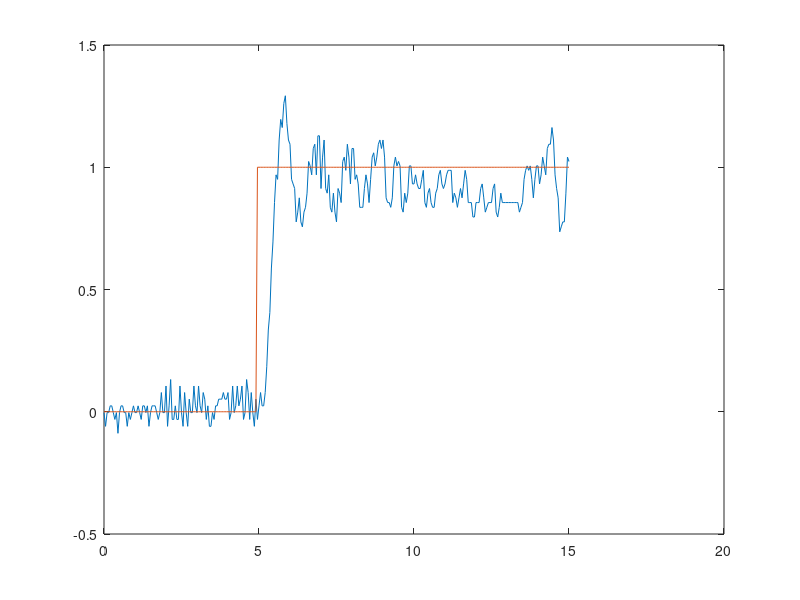

Recreate this plot in MATLAB.
stepARX=[-0.003450, 0.000000, 0.003450;
-0.059597, 0.000000, 0.059597;
-0.003450, 0.000000, 0.003450;
-0.003450, 0.000000, 0.003450;
0.024178, 0.000000, -0.024178;
0.024178, 0.000000, -0.024178;
-0.003450, 0.000000, 0.003450;
-0.031375, 0.000000, 0.031375;
-0.003450, 0.000000, 0.003450;
-0.088125, 0.000000, 0.088125;
-0.003450, 0.000000, 0.003450;
0.024178, 0.000000, -0.024178;
0.024178, 0.000000, -0.024178;
-0.003450, 0.000000, 0.003450;
-0.003450, 0.000000, 0.003450;
-0.059597, 0.000000, 0.059597;
-0.003450, 0.000000, 0.003450;
-0.031375, 0.000000, 0.031375;
-0.003450, 0.000000, 0.003450;
0.024178, 0.000000, -0.024178;
-0.003450, 0.000000, 0.003450;
-0.003450, 0.000000, 0.003450;
0.024178, 0.000000, -0.024178;
-0.003450, 0.000000, 0.003450;
-0.031375, 0.000000, 0.031375;
0.024178, 0.000000, -0.024178;
0.024178, 0.000000, -0.024178;
-0.003450, 0.000000, 0.003450;
0.024178, 0.000000, -0.024178;
-0.059597, 0.000000, 0.059597;
-0.003450, 0.000000, 0.003450;
0.024178, 0.000000, -0.024178;
0.024178, 0.000000, -0.024178;
0.024178, 0.000000, -0.024178;
-0.003450, 0.000000, 0.003450;
-0.031375, 0.000000, 0.031375;
-0.003450, 0.000000, 0.003450;
0.078569, 0.000000, -0.078569;
-0.003450, 0.000000, 0.003450;
-0.003450, 0.000000, 0.003450;
0.105339, 0.000000, -0.105339;
-0.059597, 0.000000, 0.059597;
0.024178, 0.000000, -0.024178;
0.131834, 0.000000, -0.131834;
-0.031375, 0.000000, 0.031375;
-0.031375, 0.000000, 0.031375;
0.024178, 0.000000, -0.024178;
-0.031375, 0.000000, 0.031375;
-0.031375, 0.000000, 0.031375;
0.105339, 0.000000, -0.105339;
-0.003450, 0.000000, 0.003450;
-0.059597, 0.000000, 0.059597;
0.078569, 0.000000, -0.078569;
-0.003450, 0.000000, 0.003450;
-0.059597, 0.000000, 0.059597;
0.051515, 0.000000, -0.051515;
-0.003450, 0.000000, 0.003450;
-0.003450, 0.000000, 0.003450;
0.105339, 0.000000, -0.105339;
0.024178, 0.000000, -0.024178;
-0.003450, 0.000000, 0.003450;
0.105339, 0.000000, -0.105339;
0.024178, 0.000000, -0.024178;
-0.003450, 0.000000, 0.003450;
0.078569, 0.000000, -0.078569;
0.051515, 0.000000, -0.051515;
-0.031375, 0.000000, 0.031375;
0.024178, 0.000000, -0.024178;
-0.059597, 0.000000, 0.059597;
-0.059597, 0.000000, 0.059597;
-0.003450, 0.000000, 0.003450;
-0.031375, 0.000000, 0.031375;
0.024178, 0.000000, -0.024178;
0.024178, 0.000000, -0.024178;
0.051515, 0.000000, -0.051515;
0.051515, 0.000000, -0.051515;
0.051515, 0.000000, -0.051515;
0.078569, 0.000000, -0.078569;
0.051515, 0.000000, -0.051515;
0.051515, 0.000000, -0.051515;
0.078569, 0.000000, -0.078569;
-0.031375, 0.000000, 0.031375;
-0.003450, 0.000000, 0.003450;
0.105339, 0.000000, -0.105339;
-0.003450, 0.000000, 0.003450;
0.024178, 0.000000, -0.024178;
0.105339, 0.000000, -0.105339;
0.024178, 0.000000, -0.024178;
0.051515, 0.000000, -0.051515;
0.105339, 0.000000, -0.105339;
-0.031375, 0.000000, 0.031375;
-0.003450, 0.000000, 0.003450;
0.131834, 0.000000, -0.131834;
0.078569, 0.000000, -0.078569;
-0.031375, 0.000000, 0.031375;
0.078569, 0.000000, -0.078569;
-0.003450, 0.000000, 0.003450;
-0.059597, 0.000000, 0.059597;
0.051515, 0.000000, -0.051515;
-0.031375, 1.000000, 1.031375;
0.024178, 1.000000, 0.975822;
0.078569, 1.000000, 0.921431;
0.024178, 1.000000, 0.975822;
0.024178, 1.000000, 0.975822;
0.078569, 1.000000, 0.921431;
0.184011, 1.000000, 0.815989;
0.334322, 1.000000, 0.665678;
0.406168, 1.000000, 0.593832;
0.587846, 1.000000, 0.412154;
0.694607, 1.000000, 0.305393;
0.855585, 1.000000, 0.144415;
0.969022, 1.000000, 0.030978;
0.950526, 1.000000, 0.049474;
1.111435, 1.000000, -0.111435;
1.195718, 1.000000, -0.195718;
1.162423, 1.000000, -0.162423;
1.260705, 1.000000, -0.260705;
1.292418, 1.000000, -0.292418;
1.179138, 1.000000, -0.179138;
1.111435, 1.000000, -0.111435;
1.094155, 1.000000, -0.094155;
0.950526, 1.000000, 0.049474;
0.931866, 1.000000, 0.068134;
0.913049, 1.000000, 0.086951;
0.776551, 1.000000, 0.223449;
0.816422, 1.000000, 0.183578;
0.874910, 1.000000, 0.125090;
0.776551, 1.000000, 0.223449;
0.756343, 1.000000, 0.243657;
0.816422, 1.000000, 0.183578;
0.836090, 1.000000, 0.163910;
0.894062, 1.000000, 0.105938;
1.023565, 1.000000, -0.023565;
1.005538, 1.000000, -0.005538;
0.969022, 1.000000, 0.030978;
1.076732, 1.000000, -0.076732;
1.094155, 1.000000, -0.094155;
0.969022, 1.000000, 0.030978;
1.128574, 1.000000, -0.128574;
1.128574, 1.000000, -0.128574;
0.913049, 1.000000, 0.086951;
1.041439, 1.000000, -0.041439;
1.111435, 1.000000, -0.111435;
0.913049, 1.000000, 0.086951;
0.894062, 1.000000, 0.105938;
0.969022, 1.000000, 0.030978;
0.836090, 1.000000, 0.163910;
0.816422, 1.000000, 0.183578;
0.894062, 1.000000, 0.105938;
0.816422, 1.000000, 0.183578;
0.776551, 1.000000, 0.223449;
0.913049, 1.000000, 0.086951;
0.894062, 1.000000, 0.105938;
0.855585, 1.000000, 0.144415;
1.023565, 1.000000, -0.023565;
1.041439, 1.000000, -0.041439;
0.987357, 1.000000, 0.012643;
1.094155, 1.000000, -0.094155;
1.041439, 1.000000, -0.041439;
0.931866, 1.000000, 0.068134;
1.076732, 1.000000, -0.076732;
1.076732, 1.000000, -0.076732;
0.950526, 1.000000, 0.049474;
0.969022, 1.000000, 0.030978;
0.931866, 1.000000, 0.068134;
0.836090, 1.000000, 0.163910;
0.836090, 1.000000, 0.163910;
0.836090, 1.000000, 0.163910;
0.913049, 1.000000, 0.086951;
0.969022, 1.000000, 0.030978;
0.931866, 1.000000, 0.068134;
0.855585, 1.000000, 0.144415;
0.950526, 1.000000, 0.049474;
1.041439, 1.000000, -0.041439;
1.059158, 1.000000, -0.059158;
1.005538, 1.000000, -0.005538;
1.041439, 1.000000, -0.041439;
1.094155, 1.000000, -0.094155;
1.111435, 1.000000, -0.111435;
1.076732, 1.000000, -0.076732;
1.111435, 1.000000, -0.111435;
1.041439, 1.000000, -0.041439;
0.874910, 1.000000, 0.125090;
0.855585, 1.000000, 0.144415;
0.855585, 1.000000, 0.144415;
0.836090, 1.000000, 0.163910;
0.874910, 1.000000, 0.125090;
1.005538, 1.000000, -0.005538;
1.041439, 1.000000, -0.041439;
1.005538, 1.000000, -0.005538;
1.023565, 1.000000, -0.023565;
1.005538, 1.000000, -0.005538;
0.836090, 1.000000, 0.163910;
0.816422, 1.000000, 0.183578;
0.894062, 1.000000, 0.105938;
0.855585, 1.000000, 0.144415;
0.894062, 1.000000, 0.105938;
1.005538, 1.000000, -0.005538;
1.005538, 1.000000, -0.005538;
0.931866, 1.000000, 0.068134;
0.931866, 1.000000, 0.068134;
0.969022, 1.000000, 0.030978;
0.931866, 1.000000, 0.068134;
0.913049, 1.000000, 0.086951;
0.913049, 1.000000, 0.086951;
0.950526, 1.000000, 0.049474;
0.987357, 1.000000, 0.012643;
0.855585, 1.000000, 0.144415;
0.836090, 1.000000, 0.163910;
0.894062, 1.000000, 0.105938;
0.913049, 1.000000, 0.086951;
0.855585, 1.000000, 0.144415;
0.836090, 1.000000, 0.163910;
0.836090, 1.000000, 0.163910;
0.894062, 1.000000, 0.105938;
0.913049, 1.000000, 0.086951;
0.969022, 1.000000, 0.030978;
0.987357, 1.000000, 0.012643;
0.931866, 1.000000, 0.068134;
0.913049, 1.000000, 0.086951;
0.931866, 1.000000, 0.068134;
0.969022, 1.000000, 0.030978;
0.987357, 1.000000, 0.012643;
0.987357, 1.000000, 0.012643;
0.987357, 1.000000, 0.012643;
0.855585, 1.000000, 0.144415;
0.894062, 1.000000, 0.105938;
0.874910, 1.000000, 0.125090;
0.836090, 1.000000, 0.163910;
0.874910, 1.000000, 0.125090;
0.913049, 1.000000, 0.086951;
0.874910, 1.000000, 0.125090;
0.931866, 1.000000, 0.068134;
0.987357, 1.000000, 0.012643;
0.950526, 1.000000, 0.049474;
0.855585, 1.000000, 0.144415;
0.855585, 1.000000, 0.144415;
0.855585, 1.000000, 0.144415;
0.796576, 1.000000, 0.203424;
0.796576, 1.000000, 0.203424;
0.855585, 1.000000, 0.144415;
0.855585, 1.000000, 0.144415;
0.855585, 1.000000, 0.144415;
0.913049, 1.000000, 0.086951;
0.931866, 1.000000, 0.068134;
0.874910, 1.000000, 0.125090;
0.816422, 1.000000, 0.183578;
0.836090, 1.000000, 0.163910;
0.855585, 1.000000, 0.144415;
0.855585, 1.000000, 0.144415;
0.855585, 1.000000, 0.144415;
0.913049, 1.000000, 0.086951;
0.931866, 1.000000, 0.068134;
0.816422, 1.000000, 0.183578;
0.796576, 1.000000, 0.203424;
0.836090, 1.000000, 0.163910;
0.894062, 1.000000, 0.105938;
0.855585, 1.000000, 0.144415;
0.855585, 1.000000, 0.144415;
0.855585, 1.000000, 0.144415;
0.855585, 1.000000, 0.144415;
0.855585, 1.000000, 0.144415;
0.855585, 1.000000, 0.144415;
0.855585, 1.000000, 0.144415;
0.855585, 1.000000, 0.144415;
0.855585, 1.000000, 0.144415;
0.855585, 1.000000, 0.144415;
0.855585, 1.000000, 0.144415;
0.816422, 1.000000, 0.183578;
0.836090, 1.000000, 0.163910;
0.855585, 1.000000, 0.144415;
0.950526, 1.000000, 0.049474;
0.987357, 1.000000, 0.012643;
1.005538, 1.000000, -0.005538;
0.987357, 1.000000, 0.012643;
1.005538, 1.000000, -0.005538;
0.950526, 1.000000, 0.049474;
0.874910, 1.000000, 0.125090;
0.950526, 1.000000, 0.049474;
1.005538, 1.000000, -0.005538;
1.005538, 1.000000, -0.005538;
0.931866, 1.000000, 0.068134;
0.969022, 1.000000, 0.030978;
1.041439, 1.000000, -0.041439;
1.005538, 1.000000, -0.005538;
0.969022, 1.000000, 0.030978;
1.076732, 1.000000, -0.076732;
1.094155, 1.000000, -0.094155;
1.094155, 1.000000, -0.094155;
1.162423, 1.000000, -0.162423;
1.111435, 1.000000, -0.111435;
0.969022, 1.000000, 0.030978;
0.913049, 1.000000, 0.086951;
0.874910, 1.000000, 0.125090;
0.735952, 1.000000, 0.264048;
0.756343, 1.000000, 0.243657;
0.776551, 1.000000, 0.223449;
0.776551, 1.000000, 0.223449;
0.894062, 1.000000, 0.105938;
1.041439, 1.000000, -0.041439;
1.023565, 1.000000, -0.023565;
1.005538, 1.000000, -0.005538;
1.128574, 1.000000, -0.128574;
1.128574, 1.000000, -0.128574;
1.094155, 1.000000, -0.094155;
1.179138, 1.000000, -0.179138;
1.244655, 1.000000, -0.244655;
1.179138, 1.000000, -0.179138;
1.111435, 1.000000, -0.111435;
1.059158, 1.000000, -0.059158;
1.005538, 1.000000, -0.005538;
0.931866, 1.000000, 0.068134;
0.987357, 1.000000, 0.012643;
1.094155, 1.000000, -0.094155;
1.005538, 1.000000, -0.005538;
0.987357, 1.000000, 0.012643;
1.041439, 1.000000, -0.041439;
0.987357, 1.000000, 0.012643;
1.111435, 1.000000, -0.111435;
1.195718, 1.000000, -0.195718;
1.059158, 1.000000, -0.059158;
0.987357, 1.000000, 0.012643;
1.094155, 1.000000, -0.094155;
1.076732, 1.000000, -0.076732;
0.987357, 1.000000, 0.012643;
1.094155, 1.000000, -0.094155;
1.041439, 1.000000, -0.041439;
0.913049, 1.000000, 0.086951;
0.969022, 1.000000, 0.030978;
0.987357, 1.000000, 0.012643;
0.874910, 1.000000, 0.125090;
0.950526, 1.000000, 0.049474;
0.950526, 1.000000, 0.049474;
0.874910, 1.000000, 0.125090;
0.931866, 1.000000, 0.068134;
0.950526, 1.000000, 0.049474;
0.894062, 1.000000, 0.105938;
0.913049, 1.000000, 0.086951;
1.005538, 1.000000, -0.005538;
0.950526, 1.000000, 0.049474;
0.987357, 1.000000, 0.012643;
1.041439, 1.000000, -0.041439;
0.969022, 1.000000, 0.030978;
0.987357, 1.000000, 0.012643;
0.931866, 1.000000, 0.068134;
0.913049, 1.000000, 0.086951;
0.969022, 1.000000, 0.030978;
0.950526, 1.000000, 0.049474;
0.931866, 1.000000, 0.068134;
0.987357, 1.000000, 0.012643;
0.987357, 1.000000, 0.012643;
0.931866, 1.000000, 0.068134;
0.913049, 1.000000, 0.086951;
1.023565, 1.000000, -0.023565;
0.969022, 1.000000, 0.030978;
0.894062, 1.000000, 0.105938;
1.076732, 1.000000, -0.076732;
1.041439, 1.000000, -0.041439;
0.950526, 1.000000, 0.049474;
1.041439, 1.000000, -0.041439;
0.987357, 1.000000, 0.012643;
0.931866, 1.000000, 0.068134;
1.005538, 1.000000, -0.005538;
0.969022, 1.000000, 0.030978;
0.931866, 1.000000, 0.068134;
1.041439, 1.000000, -0.041439;
0.950526, 1.000000, 0.049474;
0.913049, 1.000000, 0.086951;
1.023565, 1.000000, -0.023565;
1.041439, 1.000000, -0.041439;
0.874910, 1.000000, 0.125090;
0.987357, 1.000000, 0.012643;
1.059158, 1.000000, -0.059158;
0.913049, 1.000000, 0.086951;
1.059158, 1.000000, -0.059158;
1.023565, 1.000000, -0.023565;
0.836090, 1.000000, 0.163910;
0.931866, 1.000000, 0.068134;
0.950526, 1.000000, 0.049474;
0.756343, 1.000000, 0.243657;
0.816422, 1.000000, 0.183578;
0.950526, 1.000000, 0.049474;
0.776551, 1.000000, 0.223449;
0.715376, 1.000000, 0.284624;
0.969022, 1.000000, 0.030978;
0.950526, 1.000000, 0.049474;
0.816422, 1.000000, 0.183578;
0.969022, 1.000000, 0.030978;
0.969022, 1.000000, 0.030978;
0.931866, 1.000000, 0.068134;
0.969022, 1.000000, 0.030978;
0.987357, 1.000000, 0.012643;
0.874910, 1.000000, 0.125090;
0.950526, 1.000000, 0.049474;
0.987357, 1.000000, 0.012643;
0.913049, 1.000000, 0.086951;
1.023565, 1.000000, -0.023565;
1.041439, 1.000000, -0.041439;
0.913049, 1.000000, 0.086951;
0.969022, 1.000000, 0.030978;
1.041439, 1.000000, -0.041439;
0.913049, 1.000000, 0.086951;
0.950526, 1.000000, 0.049474;
1.041439, 1.000000, -0.041439;
0.950526, 1.000000, 0.049474;
0.969022, 1.000000, 0.030978;
1.094155, 1.000000, -0.094155;
0.987357, 1.000000, 0.012643;
0.894062, 1.000000, 0.105938;
1.059158, 1.000000, -0.059158;
0.987357, 1.000000, 0.012643;
0.816422, 1.000000, 0.183578;
1.023565, 1.000000, -0.023565;
1.041439, 1.000000, -0.041439;
0.894062, 1.000000, 0.105938;
1.041439, 1.000000, -0.041439;
1.041439, 1.000000, -0.041439;
0.855585, 1.000000, 0.144415;
0.950526, 1.000000, 0.049474;
1.145567, 1.000000, -0.145567;
1.111435, 1.000000, -0.111435;
1.059158, 1.000000, -0.059158;
1.059158, 1.000000, -0.059158;
1.076732, 1.000000, -0.076732;
1.111435, 1.000000, -0.111435;
1.076732, 1.000000, -0.076732;
1.023565, 1.000000, -0.023565;
1.059158, 1.000000, -0.059158;
1.005538, 1.000000, -0.005538;
1.059158, 1.000000, -0.059158;
1.195718, 1.000000, -0.195718;
1.212163, 1.000000, -0.212163;
1.145567, 1.000000, -0.145567;
1.128574, 1.000000, -0.128574;
1.111435, 1.000000, -0.111435;
0.987357, 1.000000, 0.012643;
0.931866, 1.000000, 0.068134;
0.913049, 1.000000, 0.086951;
0.874910, 1.000000, 0.125090;
0.894062, 1.000000, 0.105938;
0.855585, 1.000000, 0.144415;
0.836090, 1.000000, 0.163910;
0.894062, 1.000000, 0.105938;
0.913049, 1.000000, 0.086951;
0.855585, 1.000000, 0.144415;
0.855585, 1.000000, 0.144415;
0.836090, 1.000000, 0.163910;
0.894062, 1.000000, 0.105938;

];
close all
t=0:0.05:15;
plot(t,stepARX(1:length(t),1))
hold on
plot(t,stepARX(1:length(t),2))
